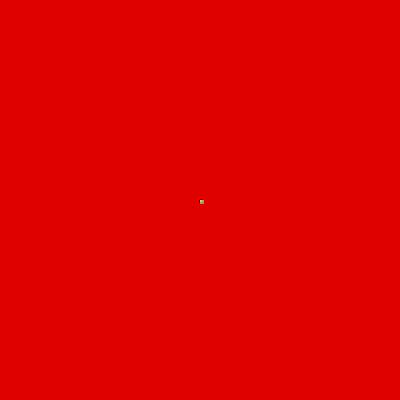
Frame 1 (no input)
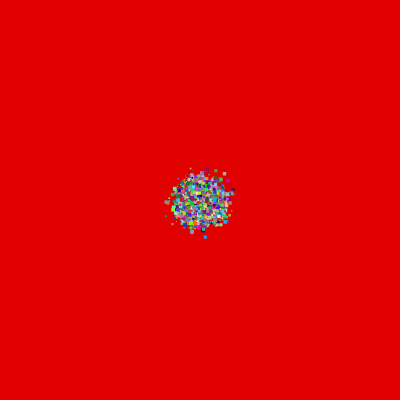
Frame 60 (no input)
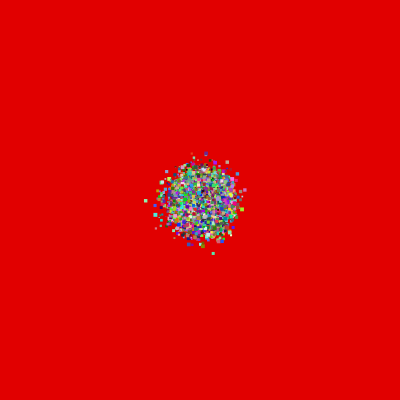
Frame 120 (the mouse pressed at the canvas centre since frame 60)

The p5.js sketch that drew these frames (run headless with seeded random() and noise() and a simulated clock; from frame 60 on, the mouse is pressed at the canvas centre):

// p5.js sketch
// ── sketch.js
const numero = 10000
const formiche = [] //formiche è un arrray che forniche 10000 oggetti

const rcolore = [0]

function setup() {
    createCanvas(400, 400);

    for (let i = 0; i < numero; i++) {
        formiche[i] = {
            x: width / 2,
            y: height / 2,
            colore: color(random(255), random(255), random(255)),
            
            dim: random(1, 4)
        }
        rcolore[i] = formiche[i].colore
        }
}
    


function draw() {
    background(225,0 ,0)
    
    for (let i = 0; i < numero; i++) {
        fill(formiche[i].colore)
        rect(formiche[i].x, formiche[i].y, formiche[i].dim, formiche[i].dim)
        noStroke()
        formiche[i].x += random(-2, 2) // è uaguale a rx = rx +randoma(-2, 2)
        formiche[i].y += random(-2, 2)
    }
   
    
}
